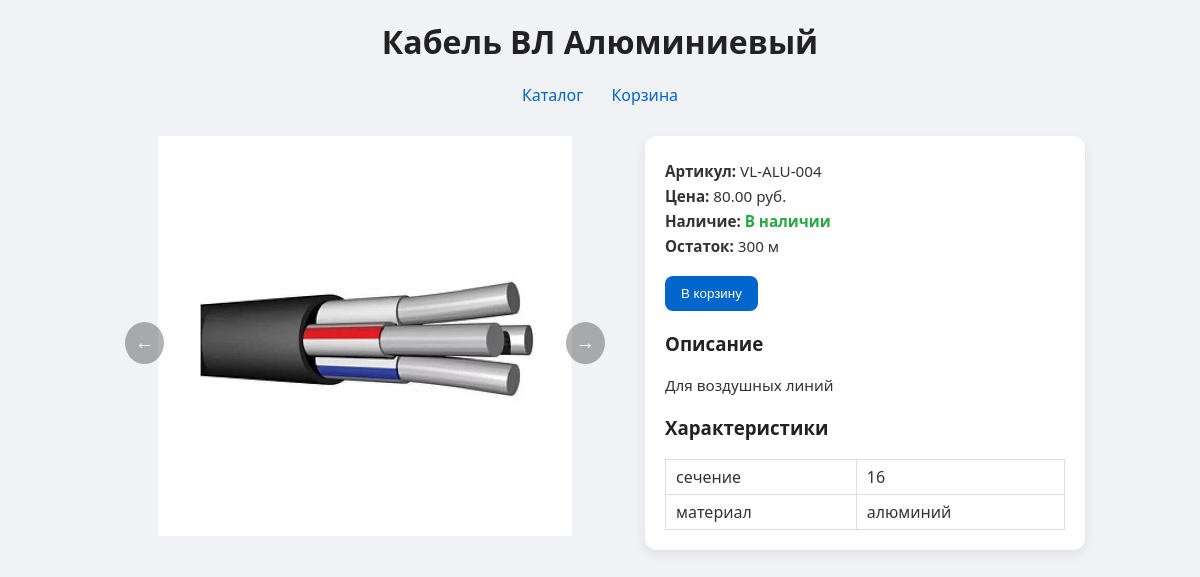
The page /product.php?id=4 on the database its author committed.
### tables this page shows
CREATE TABLE `products` (
  `id` int(11) NOT NULL,
  `category_id` int(11) NOT NULL,
  `name` varchar(255) NOT NULL,
  `article` varchar(100) NOT NULL,
  `short_desc` varchar(255) DEFAULT NULL,
  `full_desc` text DEFAULT NULL,
  `price` decimal(10,2) NOT NULL,
  `old_price` decimal(10,2) DEFAULT NULL,
  `stock` int(11) DEFAULT 0,
  `unit` varchar(20) DEFAULT NULL,
  `image` varchar(255) DEFAULT NULL,
  `specs` longtext DEFAULT NULL CHECK (json_valid(`specs`)),
  `created_at` datetime DEFAULT current_timestamp()
);

### public/product.php (the view, shortened to what this page needs)
<?php
require_once '../config.php';
$id = (int)$_GET['id'];
$stmt = $pdo->prepare("SELECT * FROM products WHERE id = ?");
$stmt->execute([$id]);
$product = $stmt->fetch();
$imgDir = __DIR__ . '/assets/images/';
$imgUrl = 'assets/images/';
$images = [];
if (!empty($product['image']) && file_exists($imgDir . $product['image'])) {
    $images[] = $imgUrl . $product['image'];
}
$stmt = $pdo->prepare("SELECT filename FROM product_images WHERE product_id=? ORDER BY id ASC");
$stmt->execute([$id]);
$extraImages = $stmt->fetchAll(PDO::FETCH_COLUMN);
foreach ($extraImages as $file) {
    if (file_exists($imgDir . $file)) $images[] = $imgUrl . $file;
}
$specs = json_decode($product['specs'] ?? '[]', true);
$inStock = $product['stock'] > 0;
$isLoggedIn = !empty($_SESSION['user_id']);
?>
<!DOCTYPE html>
<html lang="ru">
<head>
<link rel="stylesheet" href="assets/css/product.css">
</head>
<body>
<header>
    <h1><?= htmlspecialchars($product['name']) ?></h1>
    <nav>
        <a href="index.php">Каталог</a>
        <a href="cart.php">Корзина</a>
    </nav>
</header>
<div class="product-container">
    <div class="product-images">
        <div class="slider">
            <?php foreach ($images as $img): ?>
                <img src="<?= $img ?>" alt="<?= htmlspecialchars($product['name']) ?>">
            <?php endforeach; ?>
            <button class="prev">←</button>
            <button class="next">→</button>
        </div>
    </div>
    <div class="product-details">
        <p><b>Артикул:</b> <?= htmlspecialchars($product['article']) ?></p>
        <p><b>Цена:</b> <?= $product['price'] ?> руб.</p>
        <p><b>Наличие:</b>
            <span class="<?= $inStock ? 'in-stock' : 'out-of-stock' ?>">
                <?= $inStock ? 'В наличии' : 'Нет в наличии' ?>
            </span>
        </p>
        <p><b>Остаток:</b> <?= $product['stock'] ?> <?= htmlspecialchars($product['unit']) ?></p>
        <button <?= !$inStock ? 'disabled' : '' ?>
            id="addBtn-<?= $product['id'] ?>"
            onclick="addToCartCheckLogin(
                <?= $product['id'] ?>,
                '<?= addslashes($product['name']) ?>',
                <?= $product['price'] ?>,
                <?= $isLoggedIn ? 'true' : 'false' ?>,
                '<?= $images[0] ?>',
                '<?= addslashes($product['article']) ?>'
            )">
            В корзину
        </button>
        <h3>Описание</h3>
        <p><?= nl2br(htmlspecialchars($product['full_desc'])) ?></p>
        <?php if ($specs): ?>
        <h3>Характеристики</h3>
        <table class="specs-table">
            <?php foreach ($specs as $key => $value): ?>
            <tr>
                <td><?= htmlspecialchars($key) ?></td>
                <td><?= htmlspecialchars($value) ?></td>
            </tr>
            <?php endforeach; ?>
        </table>
        <?php endif; ?>
    </div>
</div>
</body>
</html>

### public/assets/css/product.css (style rules this page uses)
body { font-family: 'Segoe UI', Tahoma, Geneva, Verdana, sans-serif; background-color: #f0f2f5; margin: 0; padding: 0 20px; color: #333; }
header h1 { text-align: center; margin-top: 20px; color: #222; }
header nav { text-align: center; margin-bottom: 30px; }
header nav a { margin: 0 12px; text-decoration: none; color: #0066cc; font-weight: 500; }
.product-container { display: flex; flex-wrap: wrap; gap: 30px; justify-content: center; margin-bottom: 40px; }
.product-images { flex: 1 1 400px; max-width: 500px; position: relative; }
.product-images img { width: 100%; height: 400px; object-fit: contain; display: block; }
.slider button.prev, .slider button.next { position: absolute; top: 50%; transform: translateY(-50%); background-color: rgba(0,0,0,0.3); border: none; color: #fff; padding: 10px; cursor: pointer; font-size: 1.2em; border-radius: 50%; }
.slider button.prev { left: 10px; }
.slider button.next { right: 10px; }
.product-details { flex: 1 1 300px; max-width: 400px; background-color: #fff; padding: 20px; border-radius: 12px; box-shadow: 0 4px 12px rgba(0,0,0,0.08); }
.product-details h3 { margin-top: 20px; color: #222; }
.product-details p { margin: 5px 0; font-size: 0.95em; }
.product-details .in-stock { color: #28a745; font-weight: bold; }
.product-details button { margin-top: 15px; padding: 10px 16px; background-color: #0066cc; color: #fff; border: none; border-radius: 8px; cursor: pointer; font-weight: 500; }
.specs-table { width: 100%; border-collapse: collapse; margin-top: 10px; }
.specs-table td { padding: 6px 10px; border: 1px solid #ddd; }

### rows shown on the page
products: name "Кабель ВЛ Алюминиевый", article "VL-ALU-004", price "80.00", stock "300", unit "м", full_desc "Для воздушных линий", specs "16", specs "алюминий"

### other values the page prints
$key "сечение"
$key "материал"
